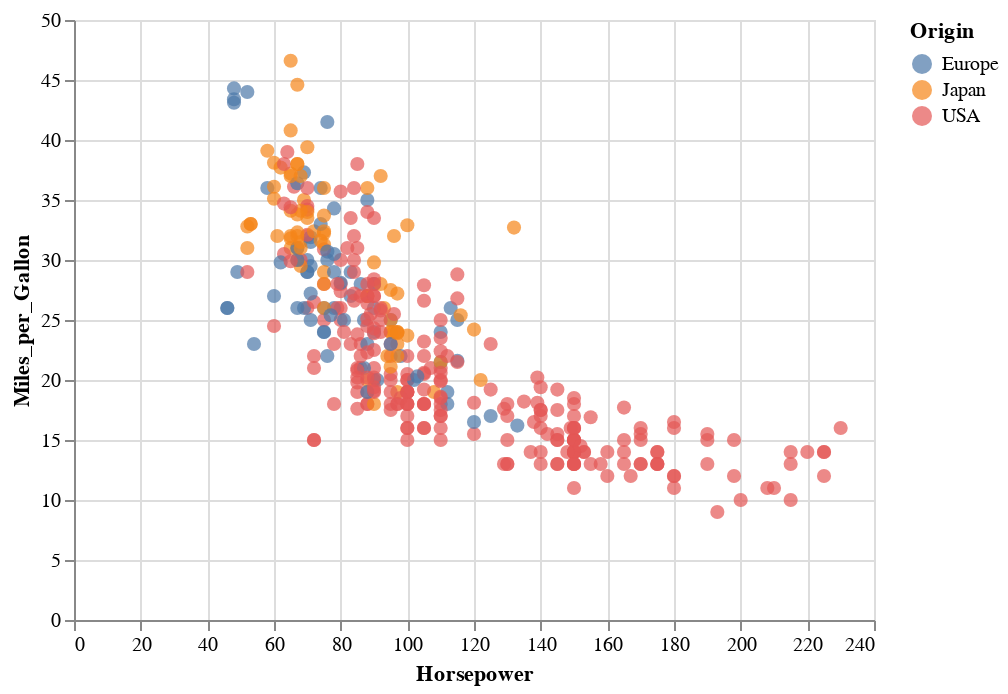

Notebook cell for this chart:
### Code cell
# see the difference ? 
# I fill this point with 'filled' parameter

alt.Chart(df).mark_point(filled=True, size=50).encode(x='Horsepower', y='Miles_per_Gallon', color='Origin', tooltip=['Name','Cylinders'])

### Figure 1 — Vega-Lite specification as saved in the notebook (floating-point values rounded to 4 significant figures; data arrays with more than 128 entries replaced by an {"elided": "..."} marker saying what was removed)
{"config": {"view": {"continuousWidth": 400, "continuousHeight": 300}}, "data": {"name": "data-f02450ab61490a1363517a0190416235"}, "mark": {"type": "point", "filled": true, "size": 50}, "encoding": {"color": {"field": "Origin", "type": "nominal"}, "tooltip": [{"field": "Name", "type": "nominal"}, {"field": "Cylinders", "type": "quantitative"}], "x": {"field": "Horsepower", "type": "quantitative"}, "y": {"field": "Miles_per_Gallon", "type": "quantitative"}}, "$schema": "https://vega.github.io/schema/vega-lite/v4.17.0.json", "datasets": {"data-f02450ab61490a1363517a0190416235": {"elided": "406 records"}}}
